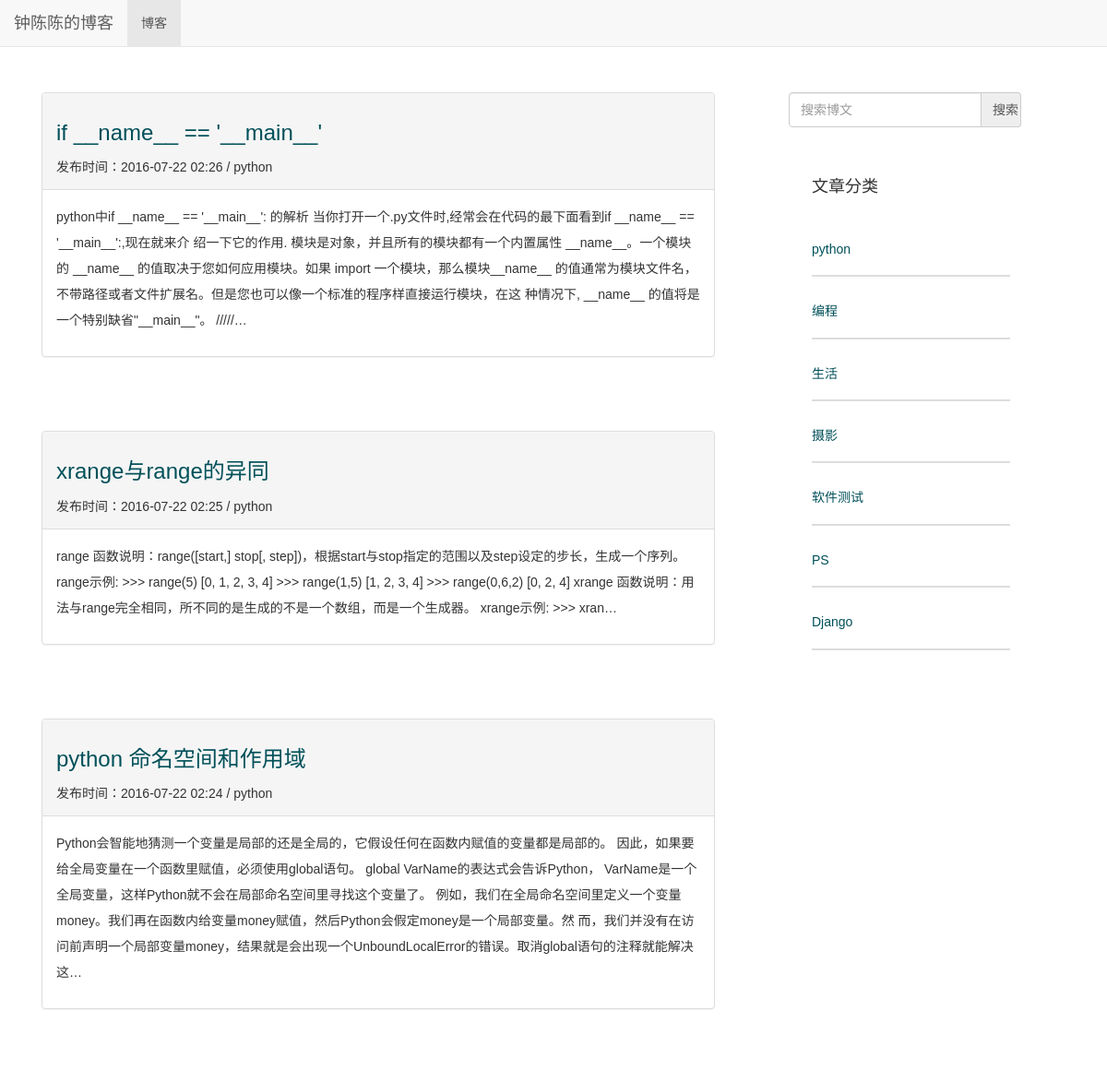
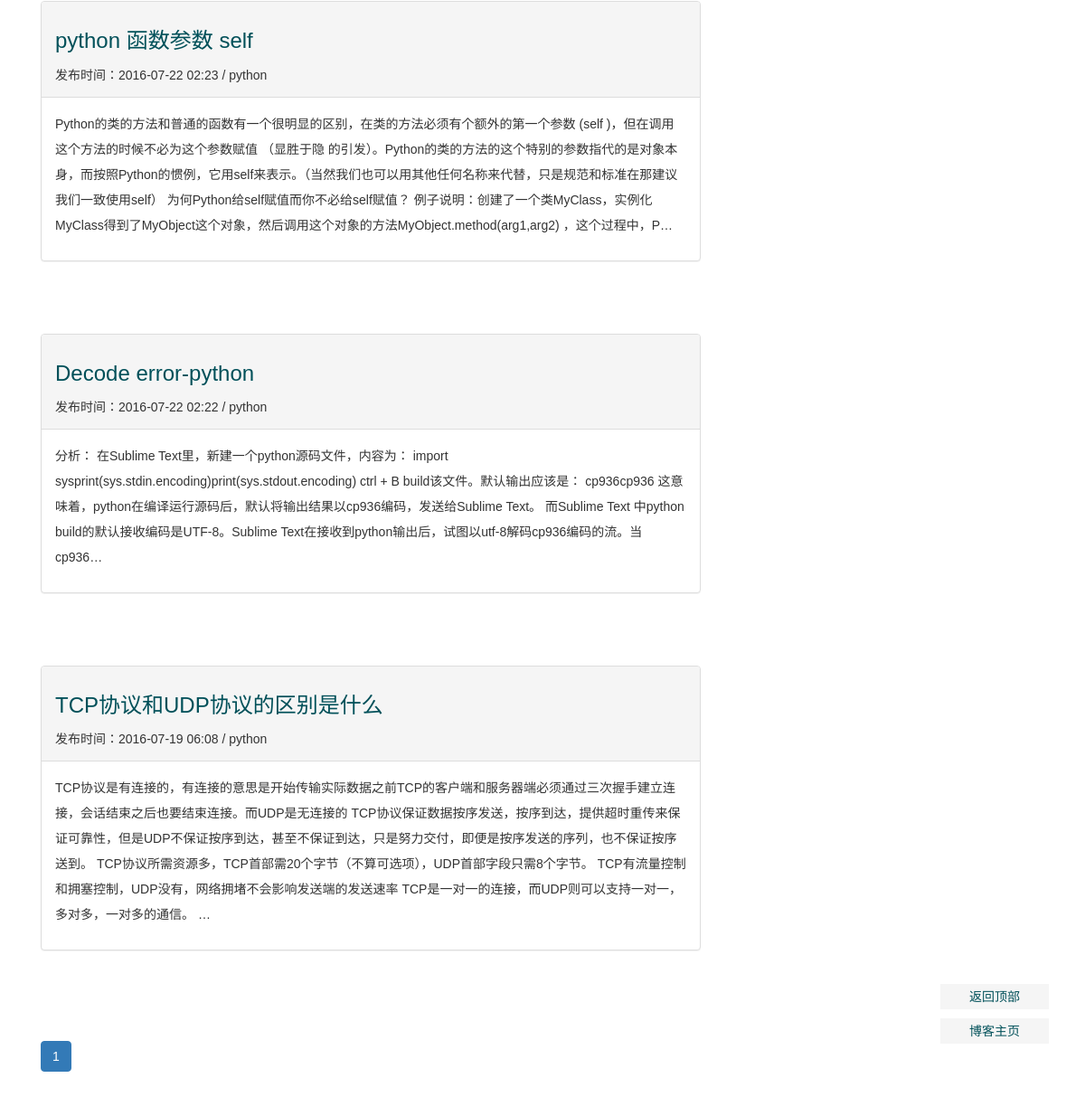
Screenshot of /blog/cat/1/ with the database file from the repository (2 pictures, top to bottom).
### blog/models.py (models this page shows, shortened)
class Blog(models.Model):
    title = models.CharField(verbose_name='Title',max_length=32)
    author = models.CharField(verbose_name='Author', max_length=16)
    content=RichTextUploadingField('Content')
    created = models.DateTimeField(verbose_name='Pub_Date', auto_now_add=True)
    category = models.ForeignKey(Category, verbose_name='Category')
    tags = models.ManyToManyField(Tag, verbose_name='Tags')

class Category(models.Model):
    name = models.CharField('名称', max_length=16)

### blog/views.py (the view)
# urls.py: url(r'^cat/(?P<category_id>\d+)/$', views.get_category, name='blog_get_category'),
def get_category(request, category_id):
    try:
        cat=Category.objects.get(id=category_id)
    except Category.DoesNotExist:
        raise Http404
    cat_blogset=cat.blog_set.all().order_by('-created')
    blog_paginator=Paginator(cat_blogset,8)#show 8 blogs per page
    page=request.GET.get('page')
    try:
        blogs=blog_paginator.page(page)
    except PageNotAnInteger:
        blogs=blog_paginator.page(1)
    except EmptyPage:
        blogs=blog_paginator(blog_paginator.num_pages)
    ctx = {
    'blogs': blogs,
    'categories':Category.objects.all(),
    }
    return render(request, 'blog-list.html', ctx)

### blog/templates/blog-list.html (shortened to what this page needs)
{% extends "blog_base.html" %}
{% block head %}
{% load staticfiles %}
	<link rel="stylesheet" type="text/css" href="{% static 'blog/css/base.css' %}" />
	<link rel="stylesheet" type="text/css" href="{% static 'blog/css/get_blog.css' %}" />
{% endblock %}
{% block content %}
{% for blog in blogs %}
<div class="blog_item">
	<div class="panel panel-default">
		<div class="panel-heading">
			<div class="blog_header">
				<a href= "{% url 'blog_get_detail' blog.id %}"><h3>{{ blog.title }}</h3></a>
				<span class="blog_created" >发布时间：{{ blog.created|date:"Y-m-d H:i" }}</span>
				<span class="dc_sep">/</span></small>
				<span class="blog_category" >{{ blog.category.name }}</span>
			</div>
		</div>
		<div class="panel-body">
		    <div class="blog_content">
			    <p> {{ blog.content|truncatechars:300 |safe}}</p>
		     </div>
		</div>
	</div>
</div>
{% endfor %}
<div class="footer">
	<ul class="pagination">
		<li class="page_btn active" id="cur_page">
			 <a   href="?page={{ blogs.number }} " >{{ blogs.number }} </a>
		</li>
	</ul>
</div>
{% endblock %}

### blog/templates/blog_base.html (shortened to what this page needs)
<!DOCTYPE html>
<html>
<head>
        {% load staticfiles %}
        <link href="{% static 'blog/bootstrap/css/bootstrap.min.css' %}" rel="stylesheet">
     {% block head %}{% endblock %}
</head>
<body>
        <div class="navbar navbar-default navbar-fixed-top" role="navigation">
                 <div class="navbar-header">
                          <a class="navbar-brand" href="{% url 'blog_get_blogs' %}">钟陈陈的博客</a>
                 </div>
                 <div class="collapse navbar-collapse" id="example-navbar-collapse">
                         <ul class="nav navbar-nav">
                                  <li class="active">
                                           <a href="{% url 'blog_get_blogs' %}">博客</a>
                                  </li>
                         </ul>
                 </div>
        </div>
        <div class="container" id="top">
                <div class="row">
                        <div class="col-md-8">
                                 {% block content %}{% endblock %}
                        </div>
                        <div class="col-md-3 tags">
                                <form  action="{% url 'blog_search' %}" role="form" method="post">
                                        <div class="input-group">
                                             <input type="text" class="form-control" name="blog_search" placeholder="搜索博文"></input>
                                             <input  id="search-button" type="submit" class="input-group-addon" value="搜索"></input>
                                        </div>
                                </form>
                                <div class="panel panel-default">
                                        <div id="category_title" class="panel-body">
                                                <h4>文章分类</h4>
                                        </div>
                                        <div class="panel-body">
                                                <div class="category_content">
                                                        <ul>
                                                                {% for category in categories %}
                                                                <li class="category_item">
                                                                        <a href="{% url 'blog_get_category' category.id %}" >
                                                                                <h5> {{category.name}}</h5>
                                                                         </a>
                                                                </li>
                                                                 {% endfor %}
                                                        </ul>
                                                </div>
                                        </div>
                                </div>
                        </div>
                </div>
        </div>
	<div class="back_to_top">
		<a href="#top" target="_self">返回顶部</a>
		<a href="{%url 'blog_get_blogs' %}" target="_self">博客主页</a>
	</div>
</body>
</html>

### blog/static/blog/css/base.css (style rules this page uses)
body { font-family: Microsoft YaHei,'宋体' , Tahoma, Helvetica, Arial, sans-serif; }
a { color: #005059; }
ul ,li { list-style-type: none; padding-left: 0; }
.container { font-size: 14px; line-height: 2em; margin-top: 100px; width:95%; }
.col-md-8 { margin-right: 50px; }
#search-button { display: table-cell; height:38px; width:17%; }
.input-group { width:100%; margin-bottom: 30px; }
.input-group .form-control { width:82%; height:38px; }
.tags .panel,.tags .panel-default { border-style:none; box-shadow: none; }
.tags .panel-body { padding-left: 25px; border-style:none; }
.category_item { border-bottom-style: solid; border-bottom-width: 2px; border-bottom-color: #DDD; margin-bottom: 30px; padding-bottom: 10px; font-size:20px; }
.back_to_top { position:fixed; right:40px; bottom:50px; z-index:100; display:block; }
.back_to_top a { display:block; font-size:14px; color:##A0A0A0!important; background-color:#F5F5F5; width:120px; text-align:center; padding:4px; text-decoration:none; margin-bottom:10px; }

### blog/static/blog/css/get_blog.css (style rules this page uses)
.blog_item { margin-bottom: 80px; }

### rows the page displays
Blog: title "if __name__ == '__main__'", created "2016-07-22 02:26", category.name "python", content "python中if __name__ == '__main__': 的解析 当你打开一个.py文件时,经常会在代码的最下面看到if __name__ == '__main__':,现在就来介 绍一下它的作用. 模块是对象，并且所有的模块都有一个内置属性 __name__。一个模块的 __name__ 的值取决于您如何应用模块。如果 import 一个模块，那么模块__name__ 的值通常为模块文件名，不带路径或者文件扩展名。但是您也可以像一个标准的程序样直接运行模块，在这 种情况下, __name__ 的值将是一个特别缺省\"__main__\"。 /////…"
Blog: title "xrange与range的异同", created "2016-07-22 02:25", category.name "python", content "range 函数说明：range([start,] stop[, step])，根据start与stop指定的范围以及step设定的步长，生成一个序列。 range示例: >>> range(5) [0, 1, 2, 3, 4] >>> range(1,5) [1, 2, 3, 4] >>> range(0,6,2) [0, 2, 4] xrange 函数说明：用法与range完全相同，所不同的是生成的不是一个数组，而是一个生成器。 xrange示例: >>> xran…"
Blog: title "python 命名空间和作用域", created "2016-07-22 02:24", category.name "python", content "Python会智能地猜测一个变量是局部的还是全局的，它假设任何在函数内赋值的变量都是局部的。 因此，如果要给全局变量在一个函数里赋值，必须使用global语句。 global VarName的表达式会告诉Python， VarName是一个全局变量，这样Python就不会在局部命名空间里寻找这个变量了。 例如，我们在全局命名空间里定义一个变量money。我们再在函数内给变量money赋值，然后Python会假定money是一个局部变量。然 而，我们并没有在访问前声明一个局部变量money，结果就是会出现一个UnboundLocalError的错误。取消global语句的注释就能解决 这…"
Blog: title "python 函数参数 self", created "2016-07-22 02:23", category.name "python", content "Python的类的方法和普通的函数有一个很明显的区别，在类的方法必须有个额外的第一个参数 (self )，但在调用这个方法的时候不必为这个参数赋值 （显胜于隐 的引发）。Python的类的方法的这个特别的参数指代的是对象本身，而按照Python的惯例，它用self来表示。（当然我们也可以用其他任何名称来代替，只是规范和标准在那建议我们一致使用self） 为何Python给self赋值而你不必给self赋值？ 例子说明：创建了一个类MyClass，实例化MyClass得到了MyObject这个对象，然后调用这个对象的方法MyObject.method(arg1,arg2) ，这个过程中，P…"
Blog: title "Decode error-python", created "2016-07-22 02:22", category.name "python", content "分析： 在Sublime Text里，新建一个python源码文件，内容为： import sysprint(sys.stdin.encoding)print(sys.stdout.encoding) ctrl + B build该文件。默认输出应该是： cp936cp936 这意味着，python在编译运行源码后，默认将输出结果以cp936编码，发送给Sublime Text。 而Sublime Text 中python build的默认接收编码是UTF-8。Sublime Text在接收到python输出后，试图以utf-8解码cp936编码的流。当cp936…"
Blog: title "TCP协议和UDP协议的区别是什么", created "2016-07-19 06:08", category.name "python", content "TCP协议是有连接的，有连接的意思是开始传输实际数据之前TCP的客户端和服务器端必须通过三次握手建立连接，会话结束之后也要结束连接。而UDP是无连接的 TCP协议保证数据按序发送，按序到达，提供超时重传来保证可靠性，但是UDP不保证按序到达，甚至不保证到达，只是努力交付，即便是按序发送的序列，也不保证按序送到。 TCP协议所需资源多，TCP首部需20个字节（不算可选项），UDP首部字段只需8个字节。 TCP有流量控制和拥塞控制，UDP没有，网络拥堵不会影响发送端的发送速率 TCP是一对一的连接，而UDP则可以支持一对一，多对多，一对多的通信。 …"
Category: name "python"
Category: name "编程"
Category: name "生活"
Category: name "摄影"
Category: name "软件测试"
Category: name "PS"
Category: name "Django"

### other values shown
{{ blogs.number }} "1"
